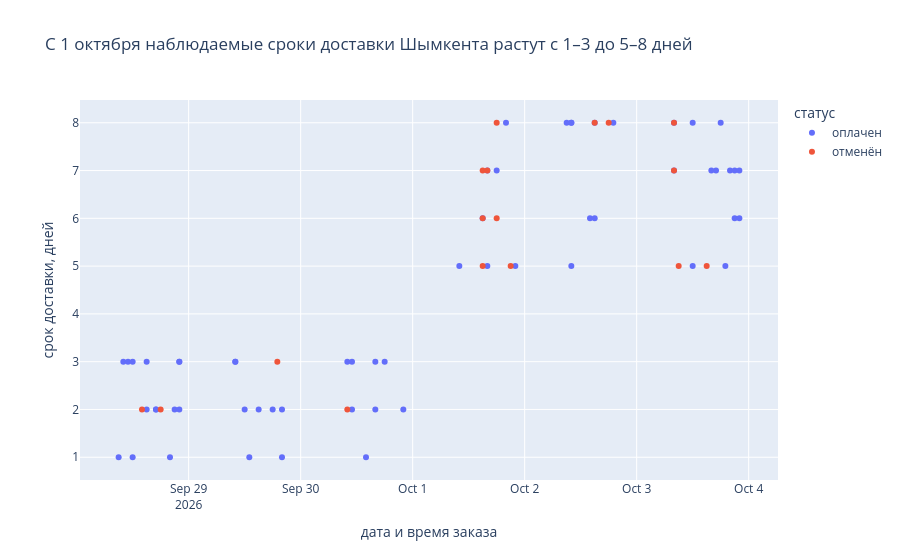

Write notebook code for a chart like this one.
### Markdown cell above
## [Челлендж] 8. Plotly: найти момент сбоя
Точечный график заказов Шымкента 28.09–03.10: `px.scatter(x="order_date", y="delivery_days", color="status", hover_data=["order_id"])`. Наведением найдите последний заказ с быстрой доставкой (≤ 3 дня) и первый медленный (≥ 5 дней).
Проверьте ответ кодом Pandas (фильтр и `sort_values`). GitHub не покажет график Plotly, поэтому ответ напишите текстом.

### Code cell
# 8
import plotly.express as px

window = df[(df["city"] == "Шымкент") & (df["order_date"] >= "2026-09-28") &
            (df["order_date"] < "2026-10-04")].sort_values("order_date")
last_fast = window[window["delivery_days"] <= 3].sort_values("order_date").iloc[-1]
first_slow = window[window["delivery_days"] >= 5].sort_values("order_date").iloc[0]

fig = px.scatter(window, x="order_date", y="delivery_days", color="status", hover_data=["order_id"],
                 title="С 1 октября наблюдаемые сроки доставки Шымкента растут с 1–3 до 5–8 дней",
                 labels={"order_date": "дата и время заказа", "delivery_days": "срок доставки, дней",
                         "status": "статус", "order_id": "номер заказа"})
fig.show()

print(f"Последний быстрый заказ: №{last_fast['order_id']}, {last_fast['order_date']:%d.%m.%Y %H:%M}, "
      f"срок {last_fast['delivery_days']:.0f} дня.")
print(f"Первый медленный заказ: №{first_slow['order_id']}, {first_slow['order_date']:%d.%m.%Y %H:%M}, "
      f"срок {first_slow['delivery_days']:.0f} дней.")
print("Заказов в окне:", len(window), "с известным сроком:", window["delivery_days"].count())
print("Диапазон сроков по датам, дней:")
print(window.groupby(window["order_date"].dt.date)["delivery_days"].agg(["min", "max", "count"]).to_string())
print("Для менеджера: граница сбоя лежит между этими двумя заказами; проверьте изменения в работе "
      "курьерской службы на 1 октября. Время точного события по одним заказам установить нельзя.")

### Figure 1 — Plotly figure (JSON) as saved in the notebook; plotly's stock layout.template omitted (floating-point values rounded to 4 significant figures)
{"data": [{"customdata": [[101793], [101741], [101921], [100181], [100220], [101874], [102304], [101848], [100049], [100007], [100453], [101274], [100942], [100847], [102493], [102286], [101815], [102344], [101024], [102205], [101776], [101836], [101173], [100125], [102290], [101196], [102336], [101446], [102080], [101246], [104543], [103888], [103281], [105071], [104134], [103477], [102847], [102880], [103066], [104284], [103899], [105036], [102837], [103473], [104591], [103091], [104829], [104557], [104505], [104807], [104678], [102857], [103341], [104729], [105219], [103205], [103408], [103964], [104328]], "hovertemplate": "статус=оплачен<br>дата и время заказа=%{x}<br>срок доставки, дней=%{y}<br>номер заказа=%{customdata[0]}<extra></extra>", "legendgroup": "оплачен", "marker": {"color": "#636efa", "symbol": "circle"}, "mode": "markers", "name": "оплачен", "orientation": "v", "showlegend": true, "type": "scatter", "x": ["2026-09-28T09:00:00.000000", "2026-09-28T10:00:00.000000", "2026-09-28T11:00:00.000000", "2026-09-28T12:00:00.000000", "2026-09-28T12:00:00.000000", "2026-09-28T15:00:00.000000", "2026-09-28T15:00:00.000000", "2026-09-28T17:00:00.000000", "2026-09-28T17:00:00.000000", "2026-09-28T20:00:00.000000", "2026-09-28T21:00:00.000000", "2026-09-28T22:00:00.000000", "2026-09-28T22:00:00.000000", "2026-09-28T22:00:00.000000", "2026-09-29T10:00:00.000000", "2026-09-29T10:00:00.000000", "2026-09-29T12:00:00.000000", "2026-09-29T13:00:00.000000", "2026-09-29T15:00:00.000000", "2026-09-29T18:00:00.000000", "2026-09-29T20:00:00.000000", "2026-09-29T20:00:00.000000", "2026-09-30T10:00:00.000000", "2026-09-30T11:00:00.000000", "2026-09-30T11:00:00.000000", "2026-09-30T14:00:00.000000", "2026-09-30T16:00:00.000000", "2026-09-30T16:00:00.000000", "2026-09-30T18:00:00.000000", "2026-09-30T22:00:00.000000", "2026-10-01T10:00:00.000000", "2026-10-01T15:00:00.000000", "2026-10-01T16:00:00.000000", "2026-10-01T16:00:00.000000", "2026-10-01T18:00:00.000000", "2026-10-01T20:00:00.000000", "2026-10-01T22:00:00.000000", "2026-10-02T09:00:00.000000", "2026-10-02T10:00:00.000000", "2026-10-02T10:00:00.000000", "2026-10-02T10:00:00.000000", "2026-10-02T14:00:00.000000", "2026-10-02T15:00:00.000000", "2026-10-02T15:00:00.000000", "2026-10-02T17:00:00.000000", "2026-10-02T19:00:00.000000", "2026-10-03T08:00:00.000000", "2026-10-03T08:00:00.000000", "2026-10-03T12:00:00.000000", "2026-10-03T12:00:00.000000", "2026-10-03T16:00:00.000000", "2026-10-03T17:00:00.000000", "2026-10-03T18:00:00.000000", "2026-10-03T19:00:00.000000", "2026-10-03T20:00:00.000000", "2026-10-03T21:00:00.000000", "2026-10-03T21:00:00.000000", "2026-10-03T22:00:00.000000", "2026-10-03T22:00:00.000000"], "xaxis": "x", "y": [1.0, 3.0, 3.0, 1.0, 3.0, 2.0, 3.0, 2.0, 2.0, 1.0, 2.0, 2.0, 3.0, 3.0, 3.0, 3.0, 2.0, 1.0, 2.0, 2.0, 2.0, 1.0, 3.0, 2.0, 3.0, 1.0, 3.0, 2.0, 3.0, 2.0, 5.0, 6.0, 7.0, 5.0, 7.0, 8.0, 5.0, 8.0, 8.0, 8.0, 5.0, 6.0, 8.0, 6.0, NaN, 8.0, 7.0, 8.0, 5.0, 8.0, 7.0, 7.0, 8.0, 5.0, 7.0, 7.0, 6.0, 7.0, 6.0], "yaxis": "y"}, {"customdata": [[100364], [102568], [101477], [101617], [104980], [103874], [103306], [104550], [104105], [105113], [104872], [104089], [102702], [104718], [103018], [105112], [104138]], "hovertemplate": "статус=отменён<br>дата и время заказа=%{x}<br>срок доставки, дней=%{y}<br>номер заказа=%{customdata[0]}<extra></extra>", "legendgroup": "отменён", "marker": {"color": "#EF553B", "symbol": "circle"}, "mode": "markers", "name": "отменён", "orientation": "v", "showlegend": true, "type": "scatter", "x": ["2026-09-28T14:00:00.000000", "2026-09-28T18:00:00.000000", "2026-09-29T19:00:00.000000", "2026-09-30T10:00:00.000000", "2026-10-01T15:00:00.000000", "2026-10-01T15:00:00.000000", "2026-10-01T15:00:00.000000", "2026-10-01T16:00:00.000000", "2026-10-01T18:00:00.000000", "2026-10-01T18:00:00.000000", "2026-10-01T21:00:00.000000", "2026-10-02T15:00:00.000000", "2026-10-02T18:00:00.000000", "2026-10-03T08:00:00.000000", "2026-10-03T08:00:00.000000", "2026-10-03T09:00:00.000000", "2026-10-03T15:00:00.000000"], "xaxis": "x", "y": [2.0, 2.0, 3.0, 2.0, 5.0, 6.0, 7.0, 7.0, 8.0, 6.0, 5.0, 8.0, 8.0, 8.0, 7.0, 5.0, 5.0], "yaxis": "y"}], "layout": {"legend": {"title": {"text": "статус"}, "tracegroupgap": 0}, "title": {"text": "С 1 октября наблюдаемые сроки доставки Шымкента растут с 1–3 до 5–8 дней"}, "xaxis": {"anchor": "y", "domain": [0.0, 1.0], "title": {"text": "дата и время заказа"}}, "yaxis": {"anchor": "x", "domain": [0.0, 1.0], "title": {"text": "срок доставки, дней"}}}}
